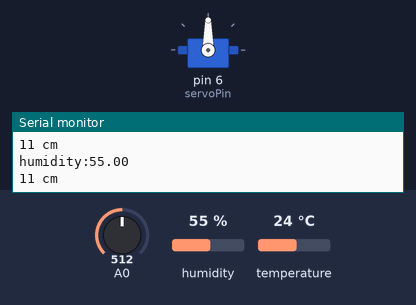
The sketch below on a simulated Arduino Uno, built with avr-gcc and run on an emulated ATmega328P. Parts: servo, the last lines printed to the serial monitor. The inputs (shaded band) are chosen by the test bench; at power-on: humidity 55 %, A0 = 512, temperature 24 °C.

Above: at 1.2 s.
1.3 s: humidity set to 79 %
3.4 s: humidity set to 82 %
At 5.04 s:
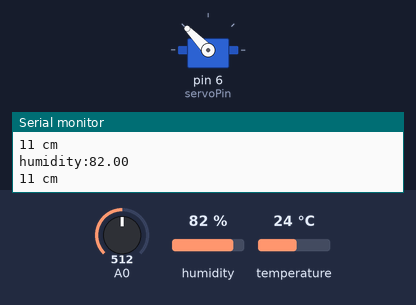
At 9.8 s:
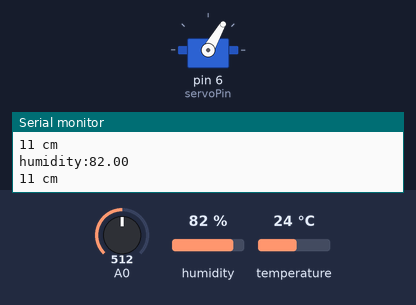
Timing chart, 0 to 11.3 s (numbered marks = the images above; inputs shaded):
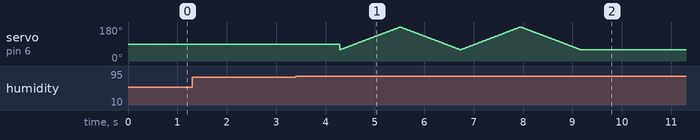

Measured:
- the behaviour switches between 80 and 81 % on humidity (found by bisection; images 0 and 1)

The sketch:

Smart_Bathroom_Wiper.ino
```cpp
#include <DHT.h>
#include <Servo.h>
#define DHTPIN 2
#define DHTTYPE DHT11

DHT dht(DHTPIN, DHTTYPE);

Servo myservo;
int distance = 0;   //거리 변수
int pos = 0;
int servoPin = 6;  //서보모터 핀 할당

void setup() {
  Serial.begin(9600);
  pinMode(servoPin, OUTPUT);
  myservo.attach(servoPin);
  dht.begin();
}

void loop() {
  float hum = dht.readHumidity();                     //습도값 저장
  int volt = map(analogRead(A0), 0, 1023, 0, 5000);
  distance = (27.61 / (volt - 0.1696)) * 1000;        //거리값 저장
  if (isnan(hum) || isnan(distance)) {
    Serial.println("Failed to read from DHT sensor or distance sensor!");
    return;
  }

  Serial.print("humidity:");
  Serial.println(hum);                  // 습도값을 시리얼 모니터에 출력
  delay(100);                       // 센서값 간격 0.1초로 설정
  Serial.print(distance);  //거리값을 시리얼 모니터에 출력
  Serial.print(" cm");
  Serial.println(" ");
  delay(100);                       // 센서값 간격 0.1초로 설정


  if (hum > 80 && distance < 40) {        //습도가 80이상이고 거리가 40cm미만이면 for문 동작(와이퍼 2번 왕복 운동)
    for (pos = 60; pos <= 180; pos += 1) {
      myservo.write(pos);
      delay(10);
    }
    for (pos = 180; pos >= 60; pos -= 1) {
      myservo.write(pos);
      delay(10);
    }

    for (pos = 60; pos <= 180; pos += 1) {
      myservo.write(pos);
      delay(10);
    }
    for (pos = 180; pos >= 60; pos -= 1) {
      myservo.write(pos);
      delay(10);
    }

    delay(300000);                  // 와이퍼 2번 왕복 운동 후, 5분 딜레이. 5분 후 다시 loop문으로 이동
  }
}
```
